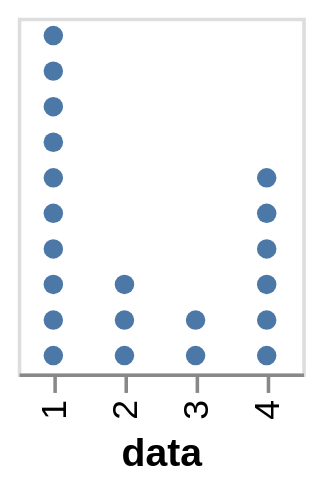

Write a Vega-Lite specification for this figure.
### Vega-Lite specification from a JSON file in a GitHub repository (floating-point values rounded to 4 significant figures)
{"$schema": "https://vega.github.io/schema/vega-lite/v4.json", "description": "A Wilkinson Dot Plot", "height": 100, "data": {"values": [1, 1, 1, 1, 1, 1, 1, 1, 1, 1, 2, 2, 2, 3, 3, 4, 4, 4, 4, 4, 4]}, "transform": [{"window": [{"op": "rank", "as": "id"}], "groupby": ["data"]}], "mark": {"type": "circle", "opacity": 1}, "encoding": {"x": {"field": "data", "type": "ordinal"}, "y": {"field": "id", "type": "ordinal", "axis": null, "sort": "descending"}}, "autosize": {"type": "pad"}}
